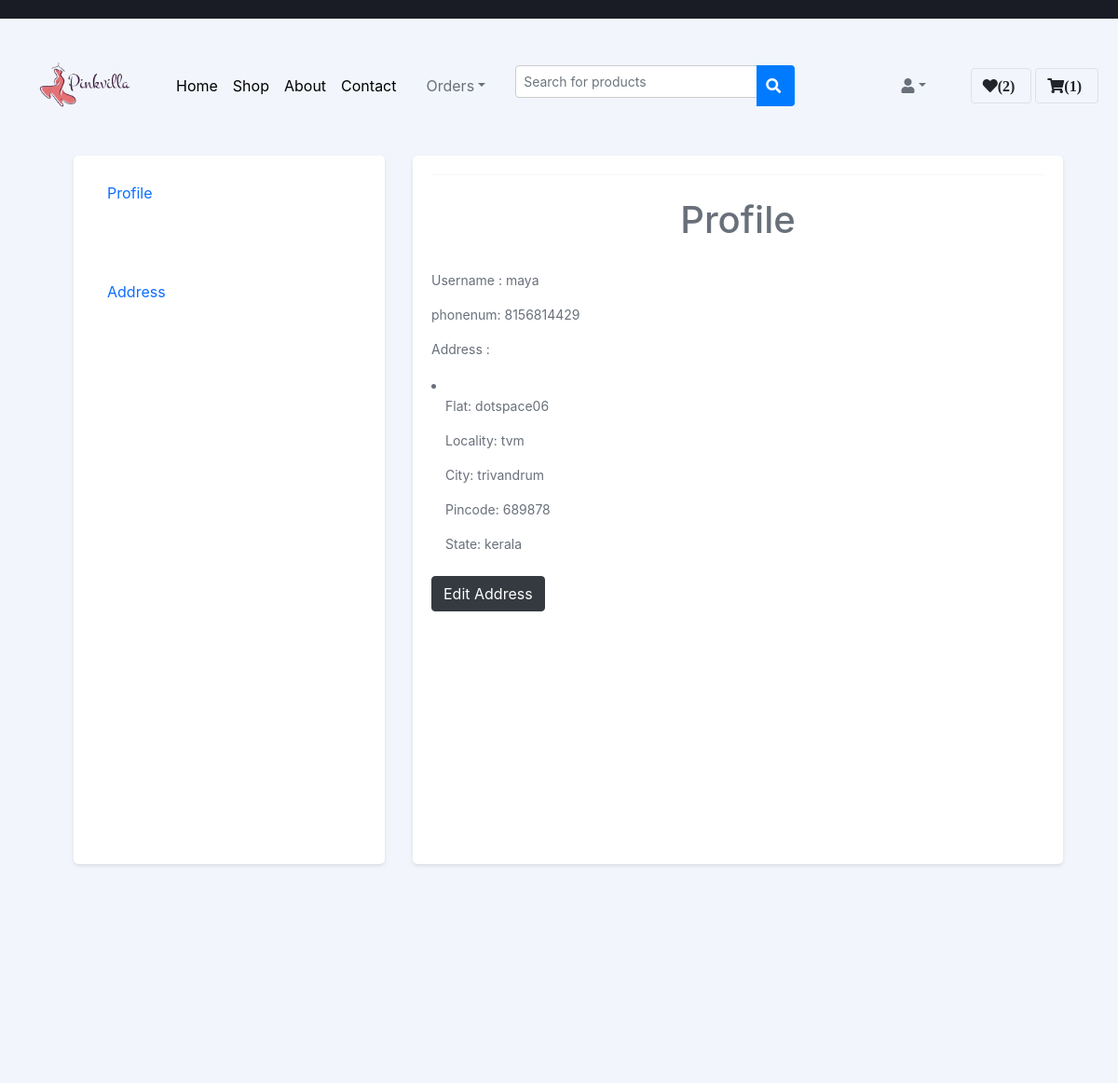
The app's page /user_profile/ (signed in, upper part), older data.
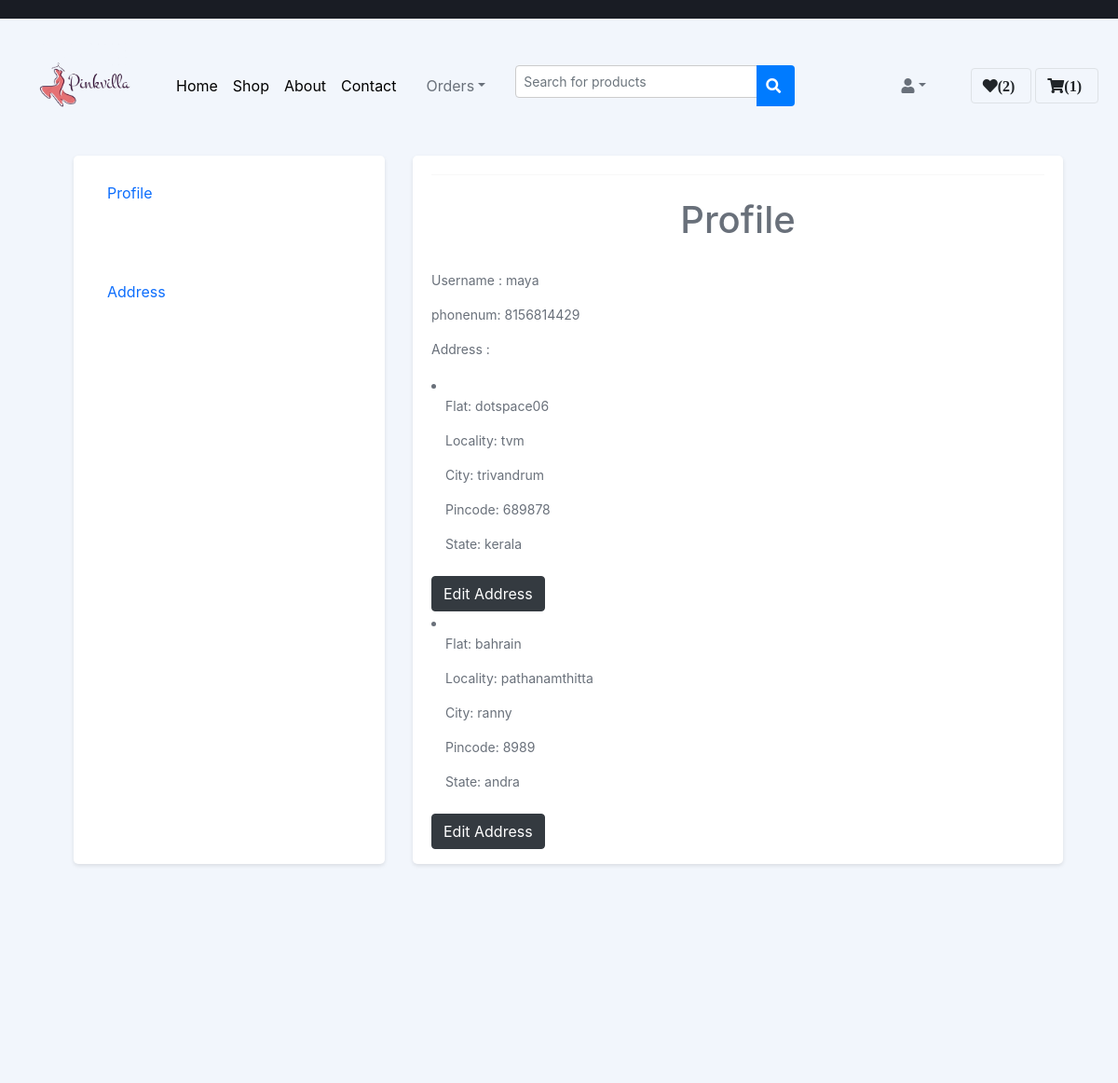
The same page, newer data.
### app1/models.py (models this page shows, shortened)
class Address(models.Model):
    username = models.ForeignKey(custom_user, on_delete=models.CASCADE)
    flat = models.CharField(max_length=255)
    locality = models.CharField(max_length=255)
    city = models.CharField(max_length=255)
    pincode = models.CharField(max_length=20, blank=True, null=True)
    state = models.CharField(max_length=255)

### app1/views.py (the view)
# urls.py: path('user_profile/',views.user_profile,name = 'user_profile'),
def user_profile(request):
    username = custom_user.objects.get(username=request.session["username"])
    user_phone = username.phone_number
    addresses = Address.objects.filter(username=username)
    wishlistobj = Wishlist.objects.filter(username = username)
    wishlist_count = Wishlist.objects.filter(username = username).count()
    cart = Cart.objects.filter(username = username)
    cart_count = Cart.objects.filter(username = username).count()
    context = {
        'username': username,
        'phone_number': user_phone,
        'addresses': addresses,
        'wishlistobj':wishlistobj,
        'wishlist_count':wishlist_count,
        'cart':cart,
        'cart_count': cart_count
    }
    return render(request, "user_profile.html", context)

### app1/models.py (called while the page is built)
    def __str__(self):
        return self.username

### app1/templates/user_profile.html (shortened to what this page needs)
{% extends 'user_product.html' %}
{% load static %}
{% block main-content%}
<!DOCTYPE html>
<html>
<head>
    <link rel="stylesheet" href="https://maxcdn.bootstrapcdn.com/bootstrap/4.5.0/css/bootstrap.min.css">
</head>
<div class="container-xl px-4 mt-4">
<body>
    <div class="container">
        <div class="row">
            <div class="col-md-4">
                <div class="profile-sidebar">
                    <ul class="nav flex-column">
                        <li class="nav-item">
                            <a class="nav-link" href="#profile">Profile
                                 <div class="card-body text-center">
                                </div>
                            </a>
                        </li>
                        <li class="nav-item">
                            <a class="nav-link" href="#address">Address</a>
                        </li>
                    </ul>
                </div>
            </div>
            <div class="col-md-8">
                <div class="profile-content">
                    <hr class="mt-0 mb-4">
                    <h1>Profile</h1>
                    <div id="profile">
                        <p>Username : {{username}}</p>
                        <p>phonenum: {{phone_number}}</p>
                        <p>Address : {{phonenumber}}</p>
                        {% for addr in addresses %}
                        <li>
                            <div class="col-md-4 mb-4">
                            <p>Flat: {{ addr.flat }}</p>
                            <p>Locality: {{ addr.locality }}</p>
                            <p>City: {{ addr.city }}</p>
                            <p>Pincode: {{ addr.pincode }}</p>
                            <p>State: {{ addr.state }}</p>
                            </div>
                        </li>
                        <div style="display:inline-block;">
                            <a href="{% url 'user_proeditadd' addr.id %}" class="btn btn-dark" style="color: white;">Edit Address</a>
                        </div>
                        {% endfor %}
                    </div>
                </div>
                </div>
            </div>
        </div>
    </div>
</body>
</html>
{% endblock main-content %}

Row changes from the older to the newer data that the page shows:
added Address: flat "bahrain", locality "pathanamthitta", city "ranny", pincode "8989", state "andra"
